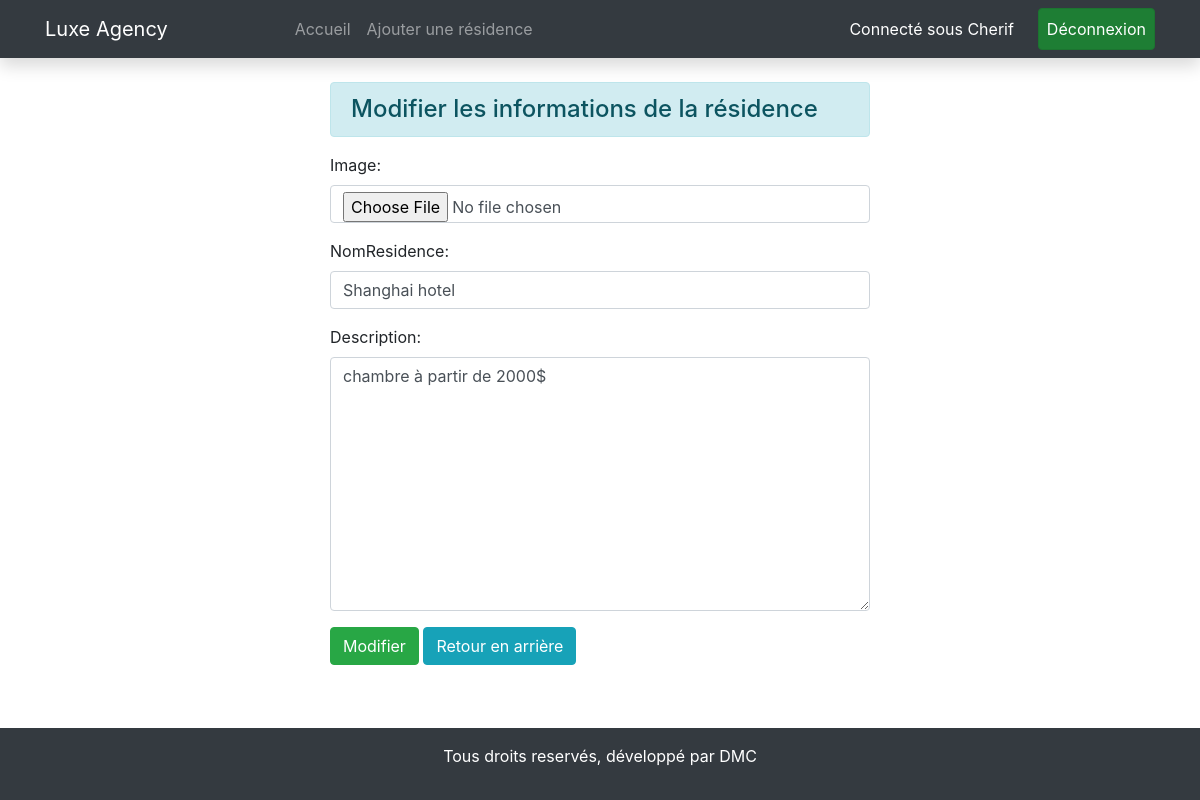
Screenshot of /Agence/update/10/ (signed in) with the database file from the repository.
### Agence/models.py (models this page shows, shortened)
class Residence(models.Model):
    image = models.ImageField(upload_to='residence_images/')
    nomResidence = models.CharField(max_length=100)
    description = models.TextField()

### Agence/views.py (the view)
# urls.py: path('update/<int:id>/', views.update_data, name = "updatedata"),
def update_data(request, id):
    if request.method == 'POST':
        obj = Residence.objects.get(pk=id)
        fm = ResidenceRegistration(request.POST, instance = obj)
        if fm.is_valid():
            fm.save()
    else:
        obj = Residence.objects.get(pk=id)
        fm = ResidenceRegistration(instance = obj)
    return render(request, 'update.html',{'form': fm})

### Agence/forms.py
class ResidenceRegistration(forms.ModelForm):
    class Meta:
        model = Residence
        fields = ['image', 'nomResidence', 'description']
        widgets = {
            'image': forms.FileInput(attrs={'class': 'form-control'}),
            'nomResidence': forms.TextInput(attrs={'class': 'form-control'}),
            'description': forms.Textarea(attrs={'class': 'form-control'}),
        }

### Agence/templates/update.html
{% extends 'base.html' %} {% block content %}
<div class="container mt-4">
  <div class="row justify-content-center">
    <div class="col-md-6" offset-2>
      <h4 class="alert alert-info">
        Modifier les informations de la résidence
      </h4>
      <form action="" method="post">
        {%csrf_token%} {{form.as_p}}
        <input type="submit" class="btn btn-success" value="Modifier" />
        <a href="{% url 'home' %}" class="btn btn-info">Retour en arrière</a>
      </form>
    </div>
  </div>
</div>
{% endblock content %}

### Agence/templates/base.html (shortened to what this page needs)
<!DOCTYPE html>
<html lang="en">
  <head>
    <link
      rel="stylesheet"
      href="https://cdn.jsdelivr.net/npm/bootstrap@4.4.1/dist/css/bootstrap.min.css"
    />
  </head>
  <body class="d-flex flex-column min-vh-100">
    <nav class="navbar navbar-expand-lg navbar-dark bg-dark shadow">
      <div class="container">
        <a class="navbar-brand" href="#">
          Luxe Agency
        </a>
        <div class="collapse navbar-collapse justify-content-center" id="navbarNav">
          <ul class="navbar-nav">
            <li class="nav-item ">
              <a class="nav-link" href="/">
                 Accueil <span class="sr-only">(current)</span>
              </a>
            </li>
            <li class="nav-item">
              <a class="nav-link" href="{% url 'add' %}">
                 Ajouter une résidence
              </a>
            </li>
          </ul>
        </div>
        <div class="collapse navbar-collapse justify-content-end" id="navbarNav">
          <ul class="navbar-nav">
            {% if user.is_authenticated %}
            <li class="nav-item active text-white d-flex align-items-center">
              Connecté sous {{ user.username }}
              <a class="nav-link active btn btn-success ml-4" href="{% url 'logout' %}">Déconnexion</a>
            </li>
            {% else %}
            <li class="nav-item active d-flex align-items-center">
              <a class="nav-link btn btn-info" href="{% url 'login' %}">Connexion</a>
              <a class="nav-link btn btn-info ml-3" href="{% url 'register' %}">Créer un compte</a>
            </li>
            {% endif %}
          </ul>
        </div>
      </div>
    </nav>
    <main class="flex-grow-1">{% block content %} {% endblock %}</main>
    <footer class="bg-dark p-3 mt-auto">
      <p class="text-center text-white">
        Tous droits reservés, développé par DMC
      </p>
    </footer>
  </body>
</html>

### rows the page displays
Residence: nomResidence "Shanghai hotel", description "chambre à partir de 2000$"

### other values shown
{{ user.username }} "Cherif"
